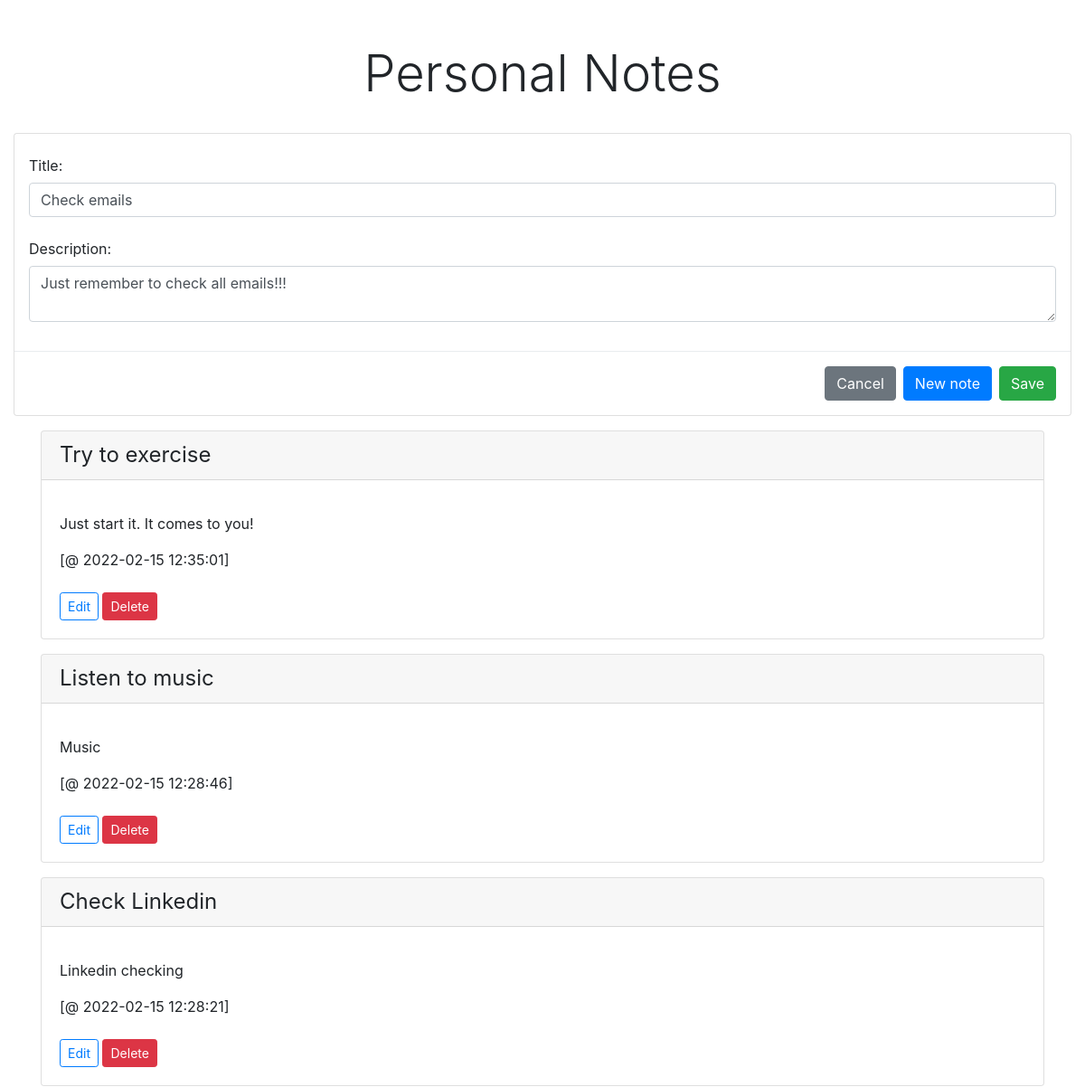
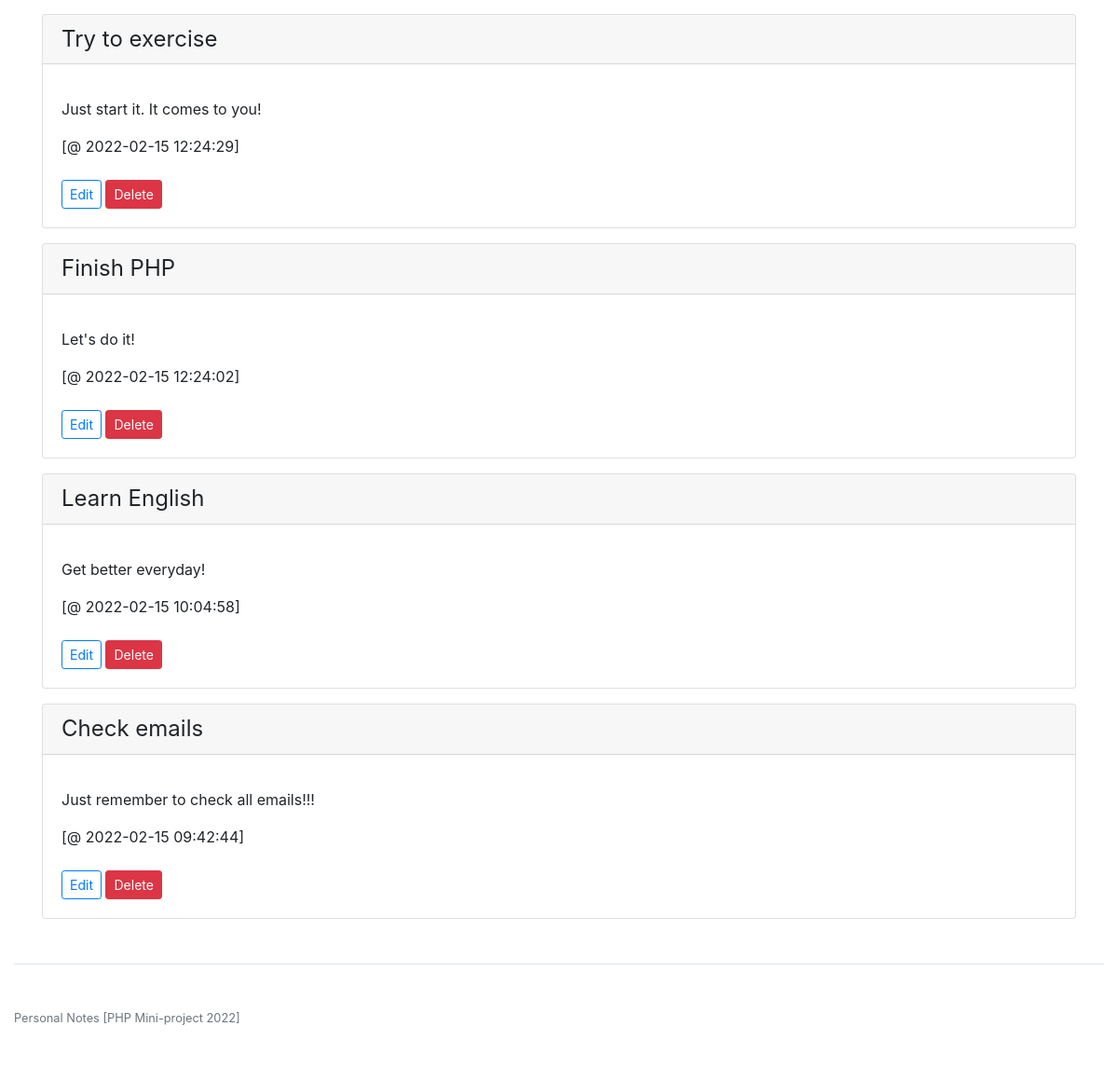
Page /index.php?id=1 on the committed database (2 pictures, top to bottom).
### tables this page shows
CREATE TABLE `notes` (
  `id` bigint(20) UNSIGNED NOT NULL,
  `title` varchar(255) NOT NULL,
  `description` varchar(1024) NOT NULL,
  `create_date` datetime NOT NULL
);

### Connection.php (called while the page is built, shortened)
<?php
class Connection
{
    public PDO $pdo;
    public function __construct()
    {
        $this->pdo = new PDO("mysql:server=" . DB_HOST . ";dbname=" . DB_NAME . "" , DB_USER, DB_PASSWORD);
        $this->pdo->setAttribute(PDO::ATTR_ERRMODE, PDO::ERRMODE_EXCEPTION);
    }
    public function getNotes()
    {
        $statement = $this->pdo->prepare("SELECT * FROM notes ORDER BY create_date DESC");
        $statement->execute();
        return $statement->fetchAll(PDO::FETCH_ASSOC);
    }
    public function getNoteById($id)
    {
        $statement = $this->pdo->prepare("SELECT * FROM notes WHERE id = :id");
        $statement->bindValue('id', $id);
        $statement->execute();
        return $statement->fetchAll(PDO::FETCH_ASSOC);
    }
}
return new Connection();

### index.php (the view, shortened to what this page needs)
<?php
$connection = require_once "./Connection.php";
$notes = $connection->getNotes();
$currentNote = ['id' => '', 'title' => '', 'description' => ''];
if (isset($_GET['id'])) {
    $currentNote = $connection->getNoteById($_GET['id'])[0];
}
?>
<!doctype html>
<html lang="en">
<head>
    <link href="https://getbootstrap.com/docs/4.0/dist/css/bootstrap.min.css" rel="stylesheet">
    <link href="https://getbootstrap.com/docs/4.0/examples/pricing/pricing.css" rel="stylesheet">
</head>
<body>
    <div class="pricing-header px-3 py-3 pt-md-5 pb-md-4 mx-auto text-center">
        <h1 class="display-4">Personal Notes</h1>
    </div>
    <div class="container-fluid">
        <div class="card mb-3">
            <form action="save.php" method="POST">
                <div class="modal-body">
                    <div class="form-group">
                        <label for="title" class="col-form-label">Title:</label>
                        <input type="text" name="title" class="form-control" id="title" value="<?= $currentNote['title'] ?>">
                    </div>
                    <div class="form-group">
                        <label for="description" class="col-form-label">Description:</label>
                        <textarea name="description" class="form-control" id="description"><?= str_replace('<br />', '', $currentNote['description']) ?></textarea>
                    </div>
                </div>
                <div class="modal-footer">
                    <button type="button" class="btn btn-secondary" data-dismiss="modal" onclick="window.location.replace('index.php')">Cancel</button>
                    <button type="submit" class="btn btn-primary">New note</button>
                    <button type="submit" class="btn btn-success">Save</button>
                </div>
            </form>
        </div>
        <div class="container">
            <?php foreach ($notes as $note) : ?>
                <div class="card mb-3 box-shadow">
                    <div class="card-header">
                        <h4 class="my-0 font-weight-normal"><?= $note['title'] ?></h4>
                    </div>
                    <div class="card-body">
                        <ul class="list-unstyled mt-3 mb-4">
                            <li class="mb-3"><?= $note['description'] ?></li>
                            <li>[@ <?= $note['create_date'] ?>]</li>
                        </ul>
                        <button type="button" class="btn btn-sm btn-outline-primary" id="editButton" data-toggle="modal" data-target="#editModal" onclick="window.location.href='index.php?id=<?= $note['id'] ?>';">Edit</button>
                        <form action="delete.php" method="POST" style="display: inline-block" onsubmit="return confirm('Do you really want to delete this note?');">
                            <button type="submit" class="btn btn-sm btn-danger">Delete</button>
                        </form>
                    </div>
                </div>
            <?php endforeach; ?>
        </div>
        <footer class="pt-4 my-md-5 pt-md-5 border-top">
            <div class="row">
                <div class="col-12 col-md">
                    <small class="d-block mb-3 text-muted">Personal Notes [PHP Mini-project <?= date('Y') ?>]</small>
                </div>
            </div>
        </footer>
    </div>
</body>
</html>

### rows in the picture
notes: title "Check emails", description "Just remember to check all emails!!!", create_date "2022-02-15 09:42:44"
notes: title "Try to exercise", description "Just start it. It comes to you!", create_date "2022-02-15 12:35:01"
notes: title "Listen to music", description "Music", create_date "2022-02-15 12:28:46"
notes: title "Check Linkedin", description "Linkedin checking", create_date "2022-02-15 12:28:21"
notes: title "Try to exercise", description "Just start it. It comes to you!", create_date "2022-02-15 12:24:29"
notes: title "Finish PHP", description "Let's do it!", create_date "2022-02-15 12:24:02"
notes: title "Learn English", description "Get better everyday!", create_date "2022-02-15 10:04:58"
